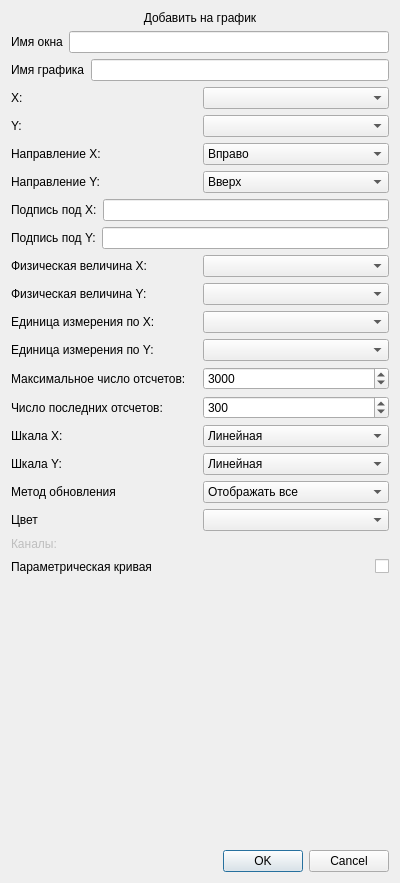
<?xml version="1.0" encoding="UTF-8"?>
<ui version="4.0">
 <class>AddOnPlotDialog</class>
 <widget class="QDialog" name="AddOnPlotDialog">
  <property name="geometry">
   <rect>
    <x>0</x>
    <y>0</y>
    <width>400</width>
    <height>883</height>
   </rect>
  </property>
  <property name="windowTitle">
   <string>sv_tools</string>
  </property>
  <layout class="QGridLayout" name="gridLayout_2">
   <item row="0" column="0">
    <layout class="QGridLayout" name="gridLayout">
     <item row="0" column="0">
      <widget class="QLabel" name="mainLabel">
       <property name="text">
        <string>Добавить на график</string>
       </property>
       <property name="alignment">
        <set>Qt::AlignHCenter|Qt::AlignTop</set>
       </property>
      </widget>
     </item>
     <item row="1" column="0">
      <layout class="QHBoxLayout" name="horizontalLayout_18">
       <item>
        <widget class="QLabel" name="customPlotNameLabel">
         <property name="text">
          <string>Имя окна</string>
         </property>
        </widget>
       </item>
       <item>
        <widget class="QLineEdit" name="customPltNameLineEdit"/>
       </item>
      </layout>
     </item>
     <item row="2" column="0">
      <layout class="QHBoxLayout" name="horizontalLayout_3">
       <item>
        <widget class="QLabel" name="graphNameLabel">
         <property name="text">
          <string>Имя графика</string>
         </property>
        </widget>
       </item>
       <item>
        <widget class="QLineEdit" name="graphNameLineEdit"/>
       </item>
      </layout>
     </item>
     <item row="3" column="0">
      <layout class="QHBoxLayout" name="horizontalLayout">
       <item>
        <widget class="QLabel" name="label_2">
         <property name="text">
          <string>X:</string>
         </property>
        </widget>
       </item>
       <item>
        <widget class="QComboBox" name="xNameComboBox"/>
       </item>
      </layout>
     </item>
     <item row="4" column="0">
      <layout class="QHBoxLayout" name="horizontalLayout_2">
       <item>
        <widget class="QLabel" name="label_3">
         <property name="text">
          <string>Y:</string>
         </property>
        </widget>
       </item>
       <item>
        <widget class="QComboBox" name="yNameComboBox"/>
       </item>
      </layout>
     </item>
     <item row="5" column="0">
      <layout class="QHBoxLayout" name="horizontalLayout_4">
       <item>
        <widget class="QLabel" name="label_5">
         <property name="text">
          <string>Направление X:</string>
         </property>
        </widget>
       </item>
       <item>
        <widget class="QComboBox" name="xDirComboBox">
         <item>
          <property name="text">
           <string>Вправо</string>
          </property>
         </item>
         <item>
          <property name="text">
           <string>Влево</string>
          </property>
         </item>
        </widget>
       </item>
      </layout>
     </item>
     <item row="6" column="0">
      <layout class="QHBoxLayout" name="horizontalLayout_5">
       <item>
        <widget class="QLabel" name="label_6">
         <property name="text">
          <string>Направление Y:</string>
         </property>
        </widget>
       </item>
       <item>
        <widget class="QComboBox" name="yDirComboBox">
         <item>
          <property name="text">
           <string>Вверх</string>
          </property>
         </item>
         <item>
          <property name="text">
           <string>Вниз</string>
          </property>
         </item>
        </widget>
       </item>
      </layout>
     </item>
     <item row="7" column="0">
      <layout class="QHBoxLayout" name="horizontalLayout_6">
       <item>
        <widget class="QLabel" name="label_7">
         <property name="text">
          <string>Подпись под X:</string>
         </property>
        </widget>
       </item>
       <item>
        <widget class="QLineEdit" name="xTitleEdit"/>
       </item>
      </layout>
     </item>
     <item row="8" column="0">
      <layout class="QHBoxLayout" name="horizontalLayout_7">
       <item>
        <widget class="QLabel" name="label_8">
         <property name="text">
          <string>Подпись под Y:</string>
         </property>
        </widget>
       </item>
       <item>
        <widget class="QLineEdit" name="yTitleEdit"/>
       </item>
      </layout>
     </item>
     <item row="9" column="0">
      <layout class="QHBoxLayout" name="horizontalLayout_8">
       <item>
        <widget class="QLabel" name="label_9">
         <property name="text">
          <string>Физическая величина X:</string>
         </property>
        </widget>
       </item>
       <item>
        <widget class="QComboBox" name="xPhysQuantCbBox"/>
       </item>
      </layout>
     </item>
     <item row="10" column="0">
      <layout class="QHBoxLayout" name="horizontalLayout_9">
       <item>
        <widget class="QLabel" name="label_10">
         <property name="text">
          <string>Физическая величина Y:</string>
         </property>
        </widget>
       </item>
       <item>
        <widget class="QComboBox" name="yPhysQuantCbBox"/>
       </item>
      </layout>
     </item>
     <item row="11" column="0">
      <layout class="QHBoxLayout" name="horizontalLayout_17">
       <item>
        <widget class="QLabel" name="label_18">
         <property name="text">
          <string>Единица измерения по X:</string>
         </property>
        </widget>
       </item>
       <item>
        <widget class="QComboBox" name="xUnitComboBox"/>
       </item>
      </layout>
     </item>
     <item row="12" column="0">
      <layout class="QHBoxLayout" name="horizontalLayout_16">
       <item>
        <widget class="QLabel" name="label_17">
         <property name="text">
          <string>Единица измерения по Y:</string>
         </property>
        </widget>
       </item>
       <item>
        <widget class="QComboBox" name="yUnitComboBox"/>
       </item>
      </layout>
     </item>
     <item row="13" column="0">
      <layout class="QHBoxLayout" name="horizontalLayout_10">
       <item>
        <widget class="QLabel" name="label_11">
         <property name="text">
          <string>Максимальное число отсчетов:</string>
         </property>
        </widget>
       </item>
       <item>
        <widget class="QSpinBox" name="spinBox_MaxN">
         <property name="maximum">
          <number>999999999</number>
         </property>
         <property name="value">
          <number>3000</number>
         </property>
        </widget>
       </item>
      </layout>
     </item>
     <item row="14" column="0">
      <layout class="QHBoxLayout" name="horizontalLayout_11">
       <item>
        <widget class="QLabel" name="label_12">
         <property name="text">
          <string>Число последних отсчетов:</string>
         </property>
        </widget>
       </item>
       <item>
        <widget class="QSpinBox" name="spinBox_MaxLastN">
         <property name="maximum">
          <number>999999999</number>
         </property>
         <property name="value">
          <number>300</number>
         </property>
        </widget>
       </item>
      </layout>
     </item>
     <item row="15" column="0">
      <layout class="QHBoxLayout" name="horizontalLayout_13">
       <item>
        <widget class="QLabel" name="label_14">
         <property name="text">
          <string>Шкала X:</string>
         </property>
        </widget>
       </item>
       <item>
        <widget class="QComboBox" name="xScaleTypeCbBox">
         <item>
          <property name="text">
           <string>Линейная</string>
          </property>
         </item>
         <item>
          <property name="text">
           <string>Логарифмическая</string>
          </property>
         </item>
        </widget>
       </item>
      </layout>
     </item>
     <item row="16" column="0">
      <layout class="QHBoxLayout" name="horizontalLayout_12">
       <item>
        <widget class="QLabel" name="label_13">
         <property name="text">
          <string>Шкала Y:</string>
         </property>
        </widget>
       </item>
       <item>
        <widget class="QComboBox" name="yScaleTypeCbBox">
         <item>
          <property name="text">
           <string>Линейная</string>
          </property>
         </item>
         <item>
          <property name="text">
           <string>Логарифмическая</string>
          </property>
         </item>
        </widget>
       </item>
      </layout>
     </item>
     <item row="17" column="0">
      <layout class="QHBoxLayout" name="horizontalLayout_15">
       <item>
        <widget class="QLabel" name="label_16">
         <property name="text">
          <string>Метод обновления</string>
         </property>
        </widget>
       </item>
       <item>
        <widget class="QComboBox" name="updateModeCbBox">
         <item>
          <property name="text">
           <string>Отображать все</string>
          </property>
         </item>
         <item>
          <property name="text">
           <string>Последние N отсчетов</string>
          </property>
         </item>
        </widget>
       </item>
      </layout>
     </item>
     <item row="18" column="0">
      <layout class="QHBoxLayout" name="horizontalLayout_14">
       <item>
        <widget class="QLabel" name="label_15">
         <property name="text">
          <string>Цвет</string>
         </property>
        </widget>
       </item>
       <item>
        <widget class="QComboBox" name="colorComboBox"/>
       </item>
      </layout>
     </item>
     <item row="19" column="0">
      <layout class="QHBoxLayout" name="horizontalLayoutCh">
       <item>
        <widget class="QLabel" name="labelChannels">
         <property name="enabled">
          <bool>false</bool>
         </property>
         <property name="text">
          <string>Каналы:</string>
         </property>
        </widget>
       </item>
      </layout>
     </item>
     <item row="20" column="0">
      <layout class="QHBoxLayout" name="horizontalLayout_19">
       <item>
        <widget class="QLabel" name="label">
         <property name="text">
          <string>Параметрическая кривая</string>
         </property>
        </widget>
       </item>
       <item>
        <spacer name="horizontalSpacer">
         <property name="orientation">
          <enum>Qt::Horizontal</enum>
         </property>
         <property name="sizeHint" stdset="0">
          <size>
           <width>40</width>
           <height>20</height>
          </size>
         </property>
        </spacer>
       </item>
       <item>
        <widget class="QCheckBox" name="parametricCurveCheckBox">
         <property name="text">
          <string/>
         </property>
        </widget>
       </item>
      </layout>
     </item>
     <item row="21" column="0">
      <spacer name="verticalSpacer">
       <property name="orientation">
        <enum>Qt::Vertical</enum>
       </property>
       <property name="sizeHint" stdset="0">
        <size>
         <width>20</width>
         <height>40</height>
        </size>
       </property>
      </spacer>
     </item>
     <item row="22" column="0">
      <widget class="QDialogButtonBox" name="buttonBox">
       <property name="orientation">
        <enum>Qt::Horizontal</enum>
       </property>
       <property name="standardButtons">
        <set>QDialogButtonBox::Cancel|QDialogButtonBox::Ok</set>
       </property>
      </widget>
     </item>
    </layout>
   </item>
  </layout>
 </widget>
 <resources/>
 <connections>
  <connection>
   <sender>buttonBox</sender>
   <signal>accepted()</signal>
   <receiver>AddOnPlotDialog</receiver>
   <slot>accept()</slot>
   <hints>
    <hint type="sourcelabel">
     <x>248</x>
     <y>254</y>
    </hint>
    <hint type="destinationlabel">
     <x>157</x>
     <y>274</y>
    </hint>
   </hints>
  </connection>
  <connection>
   <sender>buttonBox</sender>
   <signal>rejected()</signal>
   <receiver>AddOnPlotDialog</receiver>
   <slot>reject()</slot>
   <hints>
    <hint type="sourcelabel">
     <x>316</x>
     <y>260</y>
    </hint>
    <hint type="destinationlabel">
     <x>286</x>
     <y>274</y>
    </hint>
   </hints>
  </connection>
 </connections>
</ui>
